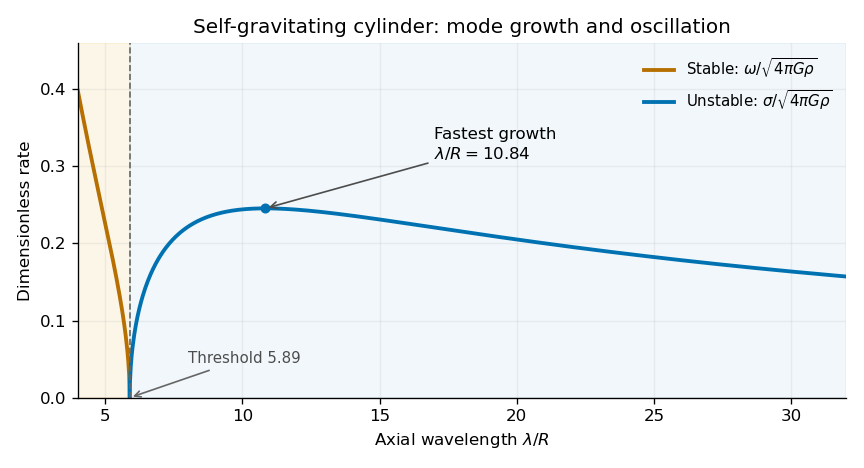

The Python source for this figure:
#!/usr/bin/env python3
"""Compute cylinder mode rates, using the derived dispersion relation.

Tested with Python 3.14.4, numpy 2.3.5 and matplotlib 3.10.7 (+dfsg1 build),
as declared in the repository pyproject.toml. Writes the PNG basename to cwd.
No source diagram is traced or embedded. K0 uses its convergent real integral
(DLMF 10.32.9); I1 uses its power series (DLMF 10.25.2).
"""
from pathlib import Path
import math
import matplotlib
matplotlib.use("Agg")
import matplotlib.pyplot as plt
import numpy as np


def k0(x):
    """K0(x) for positive real x, from integral exp(-x cosh(t)) dt."""
    if x <= 0:
        raise ValueError("x must be positive")
    t = np.linspace(0.0, 16.0, 4097)
    return float(np.trapezoid(np.exp(-x * np.cosh(t)), t))


def i1(x):
    term = x / 2.0
    total = term
    for j in range(1, 100):
        term *= x * x / (4 * j * (j + 1))
        total += term
        if abs(term) < 1e-16 * abs(total):
            return total
    raise ArithmeticError("I1 series did not converge")


def dispersion_rhs(kappa):
    i0 = float(np.i0(kappa))
    return kappa * i1(kappa) / i0 * (k0(kappa) * i0 - 0.5)


def critical_kappa():
    low, high = 0.1, 2.0
    for _ in range(65):
        mid = (low + high) / 2
        if k0(mid) * np.i0(mid) > 0.5:
            low = mid
        else:
            high = mid
    return (low + high) / 2


def fastest_kappa():
    low, high = 0.05, critical_kappa()
    ratio = (math.sqrt(5) - 1) / 2
    c = high - ratio * (high - low)
    d = low + ratio * (high - low)
    fc, fd = dispersion_rhs(c), dispersion_rhs(d)
    for _ in range(80):
        if fc > fd:
            high, d, fd = d, c, fc
            c = high - ratio * (high - low)
            fc = dispersion_rhs(c)
        else:
            low, c, fc = c, d, fd
            d = low + ratio * (high - low)
            fd = dispersion_rhs(d)
    return (low + high) / 2


def main():
    critical = critical_kappa()
    fastest = fastest_kappa()
    lambda_crit = 2 * np.pi / critical
    lambda_peak = 2 * np.pi / fastest
    wavelength = np.unique(np.r_[np.linspace(4.0, 32.0, 900), lambda_crit, lambda_peak])
    rhs = np.array([dispersion_rhs(2 * np.pi / value) for value in wavelength])
    rhs[np.abs(wavelength - lambda_crit) < 1e-12] = 0.0
    growth = np.where(rhs >= 0, np.sqrt(np.maximum(rhs, 0)), np.nan)
    oscillation = np.where(rhs <= 0, np.sqrt(np.maximum(-rhs, 0)), np.nan)
    peak_rate = math.sqrt(dispersion_rhs(fastest))
    fig, ax = plt.subplots(figsize=(7.2, 3.9), dpi=120, facecolor="white")
    ax.set_facecolor("white")
    ax.axvspan(4, lambda_crit, color="#e69f00", alpha=0.09)
    ax.axvspan(lambda_crit, 32, color="#0072b2", alpha=0.055)
    ax.plot(wavelength, oscillation, color="#b66f00", linewidth=2.3,
            label=r"Stable: $\omega/\sqrt{4\pi G\rho}$")
    ax.plot(wavelength, growth, color="#0072b2", linewidth=2.3,
            label=r"Unstable: $\sigma/\sqrt{4\pi G\rho}$")
    ax.axvline(lambda_crit, color="0.4", linestyle="--", linewidth=1)
    ax.plot(lambda_peak, peak_rate, "o", color="#0072b2", markersize=5)
    ax.annotate(f"Fastest growth\n$\\lambda/R={lambda_peak:.2f}$", xy=(lambda_peak, peak_rate),
                xytext=(17, 0.31), fontsize=10,
                arrowprops={"arrowstyle": "->", "color": "0.3"})
    ax.annotate(f"Threshold {lambda_crit:.2f}", xy=(lambda_crit, 0),
                xytext=(8, 0.045), fontsize=9, color="0.3",
                arrowprops={"arrowstyle": "->", "color": "0.4"})
    ax.set(xlim=(4, 32), ylim=(0, 0.46), xlabel=r"Axial wavelength $\lambda/R$",
           ylabel="Dimensionless rate", title="Self-gravitating cylinder: mode growth and oscillation")
    ax.grid(alpha=0.18)
    ax.legend(loc="upper right", fontsize=9, frameon=False)
    ax.spines[["top", "right"]].set_visible(False)
    fig.tight_layout()
    fig.savefig(Path(__file__).stem + ".png", facecolor="white")
    plt.close(fig)
    print(f"kappa_crit={critical:.10f}; lambda_crit/R={lambda_crit:.10f}")
    print(f"kappa_fastest={fastest:.10f}; lambda_fastest/R={lambda_peak:.10f}")
    print(f"F_max={peak_rate**2:.10f}; sigma/sqrt(4*pi*G*rho)={peak_rate:.10f}")


if __name__ == "__main__":
    main()
